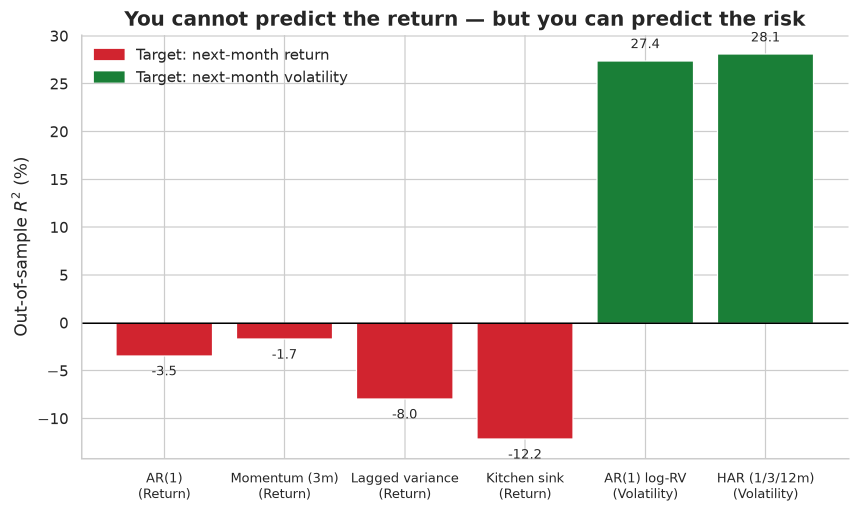
#> input picture figures/fig01_predictability_r2.png, 1719 x 1027 px (shown at 1/2 size)
$ python make_social.py
#> lines starting #> are read from the running program, lines starting #| are printed output that depends on the picture
### src/config.py
"""Shared configuration: paths, constants, sub-periods, and a unified plot style.

Everything that other modules need to agree on lives here so the pipeline stays
internally consistent (single source of truth for annualisation factors,
sub-period dates, random seeds, file locations and figure styling).
"""
from __future__ import annotations

from pathlib import Path

import numpy as np

# --------------------------------------------------------------------------- #
# Paths                                                                        #
# --------------------------------------------------------------------------- #
ROOT = Path(__file__).resolve().parents[1]
DATA_RAW = ROOT / "data" / "raw"
DATA_PROC = ROOT / "data" / "processed"
FIGURES = ROOT / "figures"
RESULTS = ROOT / "results"
PAPER = ROOT / "paper"
PAPER_TABLES = PAPER / "tables"

for _p in (DATA_RAW, DATA_PROC, FIGURES, RESULTS, PAPER_TABLES):
    _p.mkdir(parents=True, exist_ok=True)

# --------------------------------------------------------------------------- #
# Sample / frequency constants                                                 #
# --------------------------------------------------------------------------- #
START_DATE = "2000-01-01"          # primary sample start (covers dot-com, GFC, COVID)
END_DATE = "2026-04-30"            # pinned snapshot for reproducibility (set None for latest)
TRADING_DAYS = 252                 # annualisation for daily series
MONTHS_PER_YEAR = 12               # annualisation for monthly series
DAYS_PER_MONTH = 21                # nominal trading days per month (GARCH aggregation)
RANDOM_SEED = 42

# Ken French daily research factors (Mkt-RF, SMB, HML, RF), direct CSV download.
KEN_FRENCH_URL = (
    "https://mba.tuck.dartmouth.edu/pages/faculty/ken.french/ftp/"
    "F-F_Research_Data_Factors_daily_CSV.zip"
)

# --------------------------------------------------------------------------- #
# Sub-periods for the robustness / regime analysis (Phase 4 & 5)              #
# --------------------------------------------------------------------------- #
SUBPERIODS = {
    "Dot-com bust": ("2000-01-01", "2002-12-31"),
    "Mid-2000s calm": ("2003-01-01", "2007-06-30"),
    "Global Financial Crisis": ("2007-07-01", "2009-06-30"),
    "Post-GFC bull": ("2009-07-01", "2019-12-31"),
    "COVID crash & rebound": ("2020-01-01", "2020-12-31"),
    "Post-COVID": ("2021-01-01", "2100-01-01"),
}

# Transaction-cost grid (bps per unit of turnover) used in the robustness section.
COST_GRID_BPS = [0, 1, 2, 5, 10, 20]
# Leverage caps (multiples of full exposure) used in the robustness section.
LEVERAGE_CAPS = [1.0, 1.5, 2.0, 3.0, np.inf]

# Number of distinct strategy/model configurations effectively searched.
# Used by the Deflated Sharpe Ratio to penalise multiple testing.
N_TRIALS_TESTED = 3  # naive, GARCH, HAR volatility forecasters

# --------------------------------------------------------------------------- #
# Unified plot style                                                           #
# --------------------------------------------------------------------------- #
PALETTE = {
    "managed": "#1f6feb",     # blue
    "buyhold": "#6e7781",     # grey
    "accent": "#d1242f",      # red
    "good": "#1a7f37",        # green
    "neutral": "#8250df",     # purple
    "calm": "#2da44e",        # regime: calm (green)
    "crisis": "#cf222e",      # regime: crisis (red)
    "intermediate": "#bf8700",  # regime: intermediate (amber)
}
REGIME_COLORS = [PALETTE["calm"], PALETTE["crisis"], PALETTE["intermediate"]]


# [41 lines left out: functions set_plot_style, annualization_factor, not called in this run]

### src/make_social.py
"""Generate a LinkedIn-ready carousel from the project figures.

Produces square-ish portrait (1080x1350) slides: a designed dark cover, one slide
per key figure (with a clean header/footer wrapper), and a dark call-to-action
slide. Saves PNGs to ``linkedin/slides/`` and a single ``linkedin/carousel.pdf``
ready to upload as a LinkedIn *document* post.
"""
from __future__ import annotations

import matplotlib

matplotlib.use("Agg")
import matplotlib.pyplot as plt  # noqa: E402
import numpy as np  # noqa: E402
from matplotlib.backends.backend_pdf import PdfPages  # noqa: E402

from src import config  # noqa: E402

OUT = config.ROOT / "linkedin"
SLIDES = OUT / "slides"
SLIDES.mkdir(parents=True, exist_ok=True)

W, H = 1080, 1350
DPI = 100
INK = "#0a0f22"
NAME = "Clément Bellet-Odent"
REPO = "github.com/2Lucid/Trade-the-Risk-Not-the-Price"
BLUE, GREEN, RED, GREY = "#5b8bff", "#3ddc84", "#ff6b6b", "#9fb0e0"


def _canvas(dark=True):
    fig = plt.figure(figsize=(W / DPI, H / DPI), dpi=DPI)
    bg = fig.add_axes([0, 0, 1, 1]); bg.axis("off")
    if dark:
        grad = np.linspace(0, 1, 256).reshape(-1, 1)
        bg.imshow(grad, extent=[0, 1, 0, 1], aspect="auto", cmap=_cmap(), zorder=-1)
    else:
        bg.add_patch(plt.Rectangle((0, 0), 1, 1, color="#ffffff", zorder=-1))
    return fig


def _cmap():
    from matplotlib.colors import LinearSegmentedColormap
    return LinearSegmentedColormap.from_list("hero", ["#131a3a", "#0a0f22"])


def _pill(fig, text, y=0.90, color=GREY):
    fig.text(0.5, y, text, ha="center", va="center", color=color, fontsize=15,
             fontweight="bold", fontfamily="DejaVu Sans",
             bbox=dict(boxstyle="round,pad=0.6", fc="none", ec=color, lw=1.2))


def cover():
    fig = _canvas(dark=True)
    _pill(fig, "VOLATILITY-MANAGED PORTFOLIOS", 0.90)
    fig.text(0.08, 0.74, "You can't predict", color="#ffffff", fontsize=46, fontweight="bold")
    fig.text(0.08, 0.675, "the price.", color="#ffffff", fontsize=46, fontweight="bold")
    fig.text(0.08, 0.575, "You can predict", color=BLUE, fontsize=46, fontweight="bold")
    fig.text(0.08, 0.51, "the risk.", color=BLUE, fontsize=46, fontweight="bold")
    fig.text(0.08, 0.40,
             "A Journal of Finance strategy (Moreira–Muir, 2017),\n"
             "rebuilt and stress-tested on 26 years of global markets.",
             color="#c4cee8", fontsize=18, linespacing=1.5)
    fig.text(0.08, 0.25, "Sharpe  0.48 → 0.72      Drawdown halved      α  t = 3.6",
             color=GREEN, fontsize=17, fontweight="bold")
    fig.text(0.08, 0.085, NAME, color="#ffffff", fontsize=18, fontweight="bold")
    fig.text(0.92, 0.085, "swipe →", color=GREY, fontsize=16, ha="right")
    return fig


def figure_slide(img_path, eyebrow, caption):
#> called with eyebrow = '01 · The honest test'
    fig = _canvas(dark=False)
    fig.text(0.07, 0.93, eyebrow, color=BLUE, fontsize=16, fontweight="bold")
    fig.text(0.07, 0.90, caption, color=INK, fontsize=23, fontweight="bold", va="top", wrap=True)
    img = plt.imread(str(img_path))
#> img is the input picture: shape (1027, 1719, 4) float32; mean R, G, B, A 0.865, 0.873, 0.841, 1
    ar = img.shape[0] / img.shape[1]
#> ar = 0.597
    fw = 0.90
    fh = fw * (W / H) * ar
#> fh = 0.43
    fh = min(fh, 0.62)
    y0 = 0.46 - fh / 2
#> y0 = 0.245
    ax = fig.add_axes([0.05, y0, fw, fh]); ax.axis("off")
    ax.imshow(img)
    fig.text(0.07, 0.06, "Trade the Risk, Not the Price", color="#5b667d", fontsize=13, fontweight="bold")
    fig.text(0.93, 0.06, NAME, color="#5b667d", fontsize=13, ha="right")
    return fig


def cta():
    fig = _canvas(dark=True)
    _pill(fig, "EXPLORE IT YOURSELF", 0.90)
    fig.text(0.08, 0.74, "Want the details?", color="#ffffff", fontsize=42, fontweight="bold")
    lines = [
        (BLUE, "Interactive site — move the sliders, re-run it live"),
        (GREEN, "Full research paper (PDF, 16 pages)"),
        (GREY, "Open-source code & data pipeline"),
    ]
    y = 0.60
    for col, txt in lines:
        fig.text(0.09, y, "●", color=col, fontsize=18, va="center")
        fig.text(0.14, y, txt, color="#dce4f7", fontsize=20, va="center")
        y -= 0.085
#> after the loop, y = 0.345
    fig.text(0.08, 0.27, REPO, color=BLUE, fontsize=18, fontweight="bold")
    fig.text(0.08, 0.085, NAME, color="#ffffff", fontsize=18, fontweight="bold")
    fig.text(0.92, 0.085, "Research & education — not investment advice.",
             color=GREY, fontsize=12, ha="right")
    return fig


SLIDE_FIGS = [
    ("fig01_predictability_r2.png", "01 · The honest test",
     "Forecasting returns fails. Forecasting\nvolatility works."),
    ("fig05_equity_curve.png", "02 · The result",
     "Same risk as the market — higher return,\nsmaller crashes."),
    ("fig07_regimes.png", "03 · It explains itself",
     "An algorithm rediscovered every crisis —\nwith no dates given."),
    ("fig09_cross_asset_sharpe.png", "04 · Does it travel?",
     "Across 11 markets: the trend overlay does\nthe heavy lifting."),
    ("fig10_diversified_equity.png", "05 · The powerful part",
     "Diversify + manage risk + trend →\nSharpe 0.39 to 0.72."),
]


def main():
    figs = [("cover", cover())]
    for fname, eye, cap in SLIDE_FIGS:
        p = config.FIGURES / fname
        if p.exists():
            figs.append((fname.split(".")[0], figure_slide(p, eye, cap)))
    figs.append(("cta", cta()))

    pdf_path = OUT / "carousel.pdf"
    with PdfPages(pdf_path) as pdf:
        for i, (name, fig) in enumerate(figs):
            fig.savefig(SLIDES / f"slide{i:02d}_{name}.png", dpi=DPI)
            pdf.savefig(fig)
            plt.close(fig)
#> this loop made 6 passes
#> pass 1, in main, `fig.savefig(SLIDES / f"slide{i:02d}_{name}.png", dpi=DPI)`:
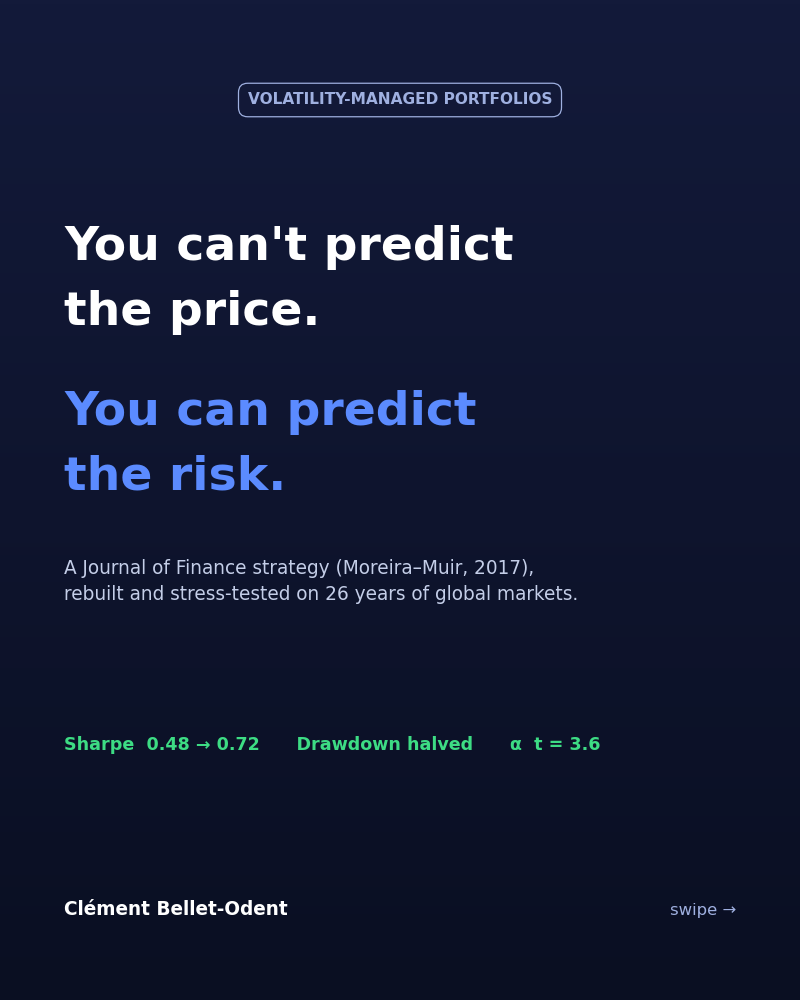
#> figure drawn by matplotlib, 1 panel
#> pass 1, in main, `plt.close(fig)`:
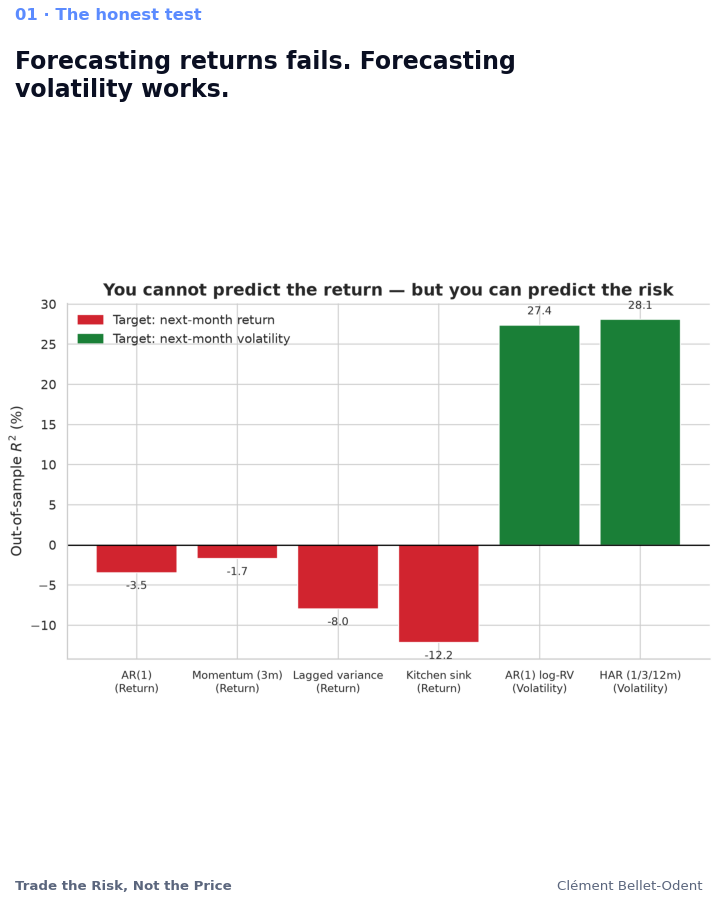
#> figure drawn by matplotlib, 2 panels
#> pass 1, in main, `plt.close(fig)`:
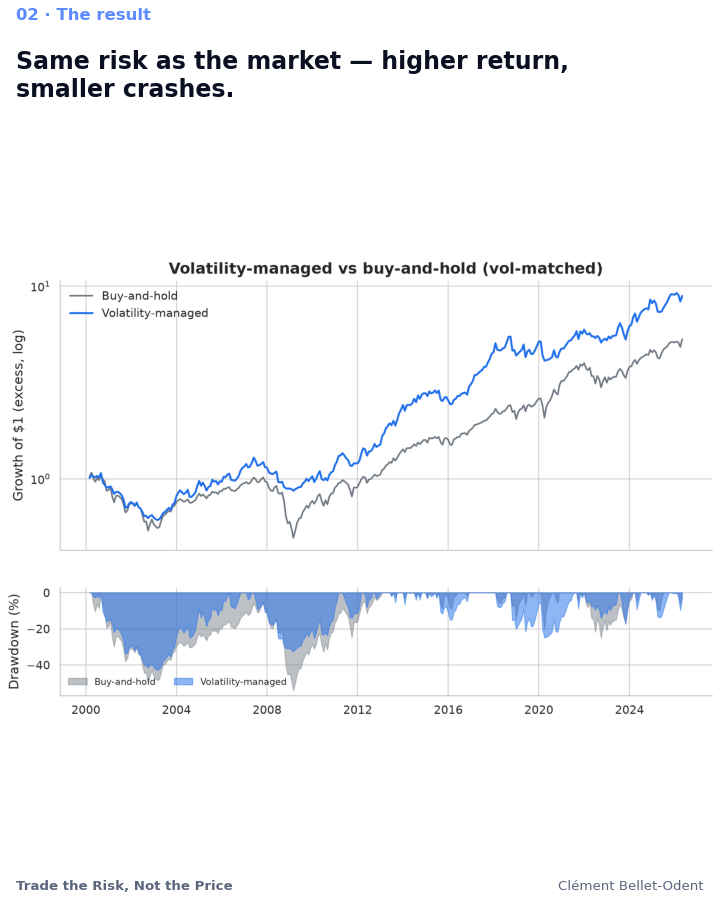
#> figure drawn by matplotlib, 2 panels
#> pass 1, in main, `plt.close(fig)`:
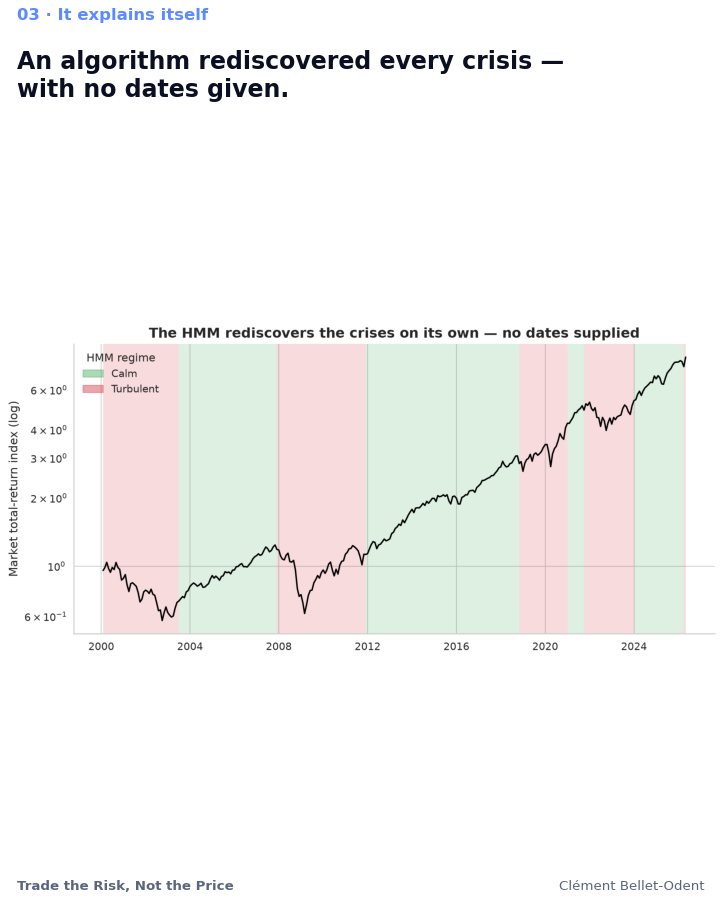
#> figure drawn by matplotlib, 2 panels
#> pass 1, in main, `plt.close(fig)`:
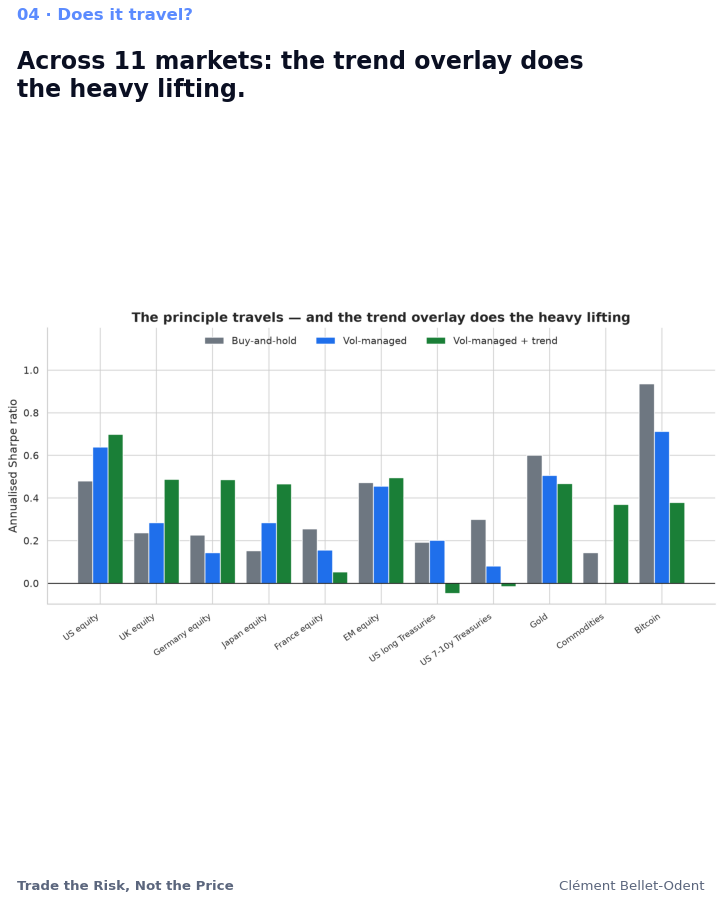
#> figure drawn by matplotlib, 2 panels
#> pass 1, in main, `plt.close(fig)`:
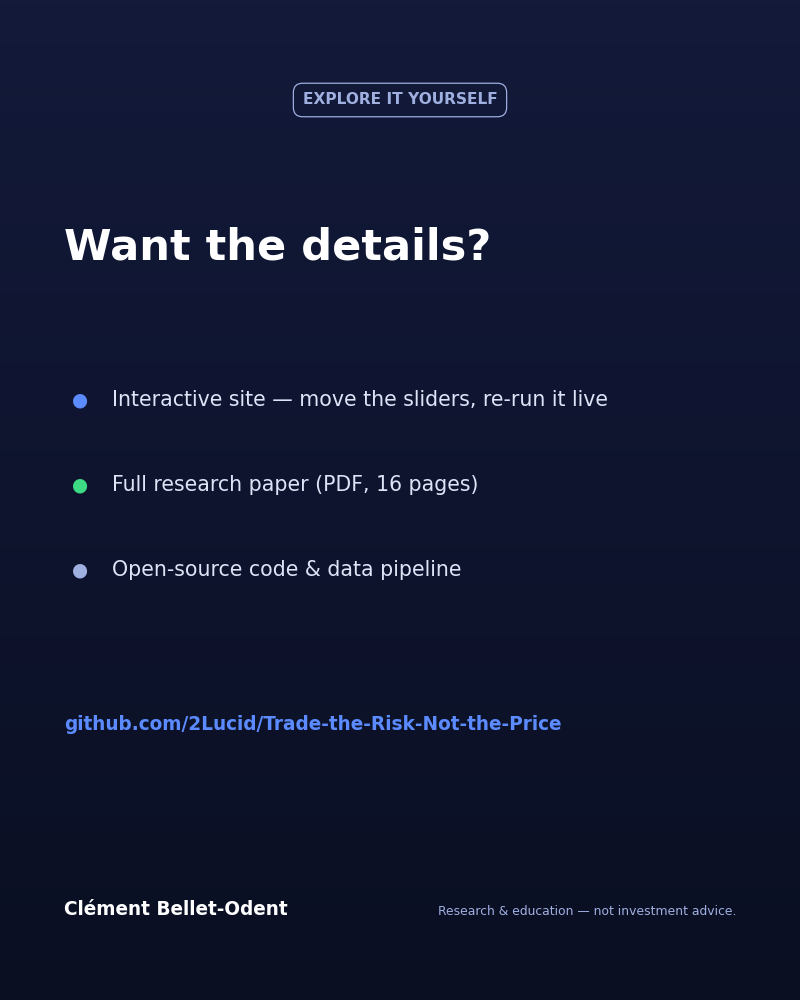
#> figure drawn by matplotlib, 1 panel
    print(f"Wrote {len(figs)} slides to {SLIDES} and {pdf_path}")


if __name__ == "__main__":
    main()
